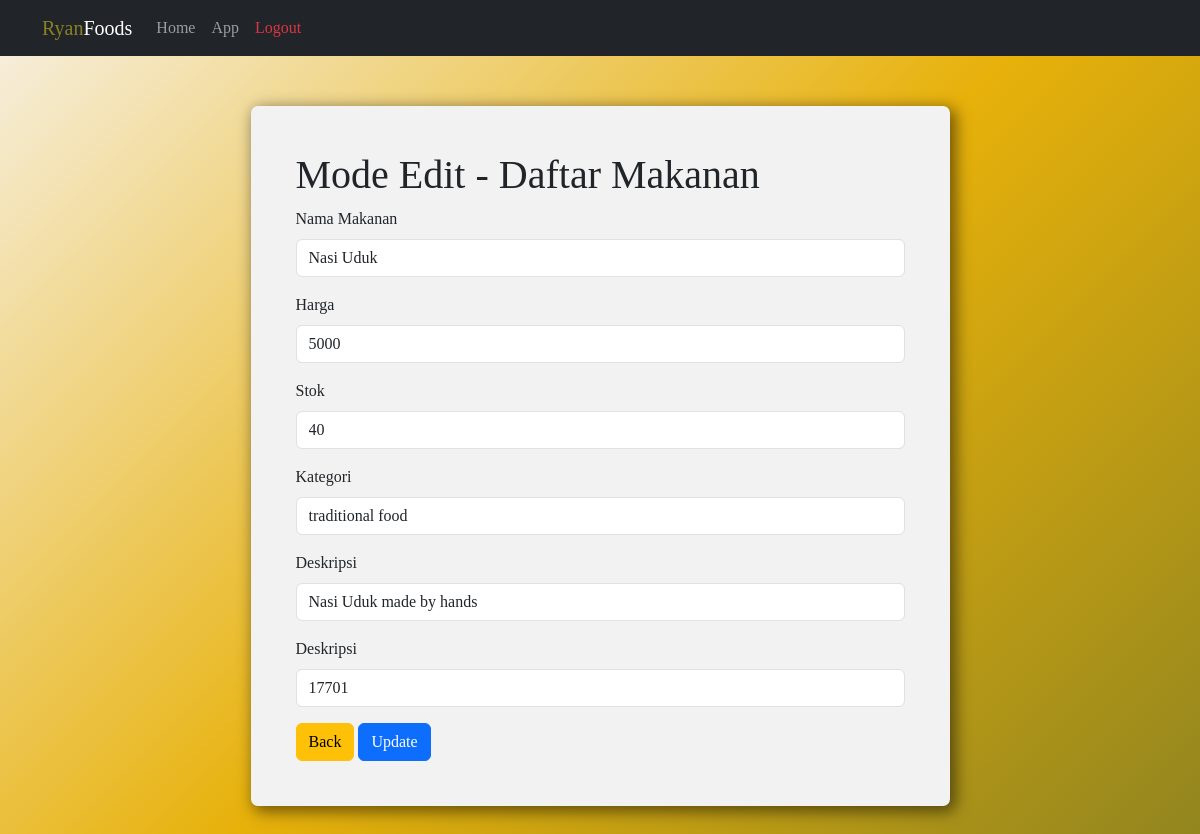
Page /update.php?id=4 on the committed database.
### tables this page shows
CREATE TABLE `ukk_makanan` (
  `id` int(11) NOT NULL,
  `nama_makanan` varchar(50) NOT NULL,
  `harga` int(7) NOT NULL,
  `stok` int(3) NOT NULL,
  `kategori` varchar(255) NOT NULL,
  `deskripsi` varchar(255) NOT NULL,
  `kode_makanan` varchar(13) NOT NULL
);

### update.php (the view, shortened to what this page needs)
<?php
include 'config.php';
if (isset($_GET['id'])) {
    $cid = $_GET['id'];
    $sql = "SELECT * FROM ukk_makanan WHERE id='$cid'";
    $result = $conn->query($sql);
    if ($result) {
        $rows = $result->fetch_all(MYSQLI_ASSOC);
    }
} else {
    header("Location: app.php");
    die("<script>alert('ID not specified')</script>");
}
?>
<!DOCTYPE html>
<html lang="en">
<head>
    <link href="https://cdn.jsdelivr.net/npm/bootstrap@5.3.0/dist/css/bootstrap.min.css" rel="stylesheet"
>
    <link rel="stylesheet" href="style.css">
</head>
<body>
    <?php include 'partials/nav.php' ?>
    <div class="custContainer">
        <div class="edit container">
            <h1>Mode Edit - Daftar Makanan</h1>
            <form action="" method="POST">
                <?php foreach ($rows as $row) { ?>
                    <div class="mb-3">
                        <label for="inputNamaMakanan" class="form-label">Nama Makanan</label>
                        <input type="text" class="form-control" id="inputNamaMakanan" name="nama_makanan"
                            value="<?= $row['nama_makanan'] ?>">
                    </div>
                    <div class="mb-3">
                        <label for="inputHarga" class="form-label">Harga</label>
                        <input type="text" class="form-control" id="inputHarga" name="harga" value="<?= $row['harga'] ?>">
                    </div>
                    <div class="mb-3">
                        <label for="inputStok" class="form-label">Stok</label>
                        <input type="text" class="form-control" id="inputStok" name="stok" value="<?= $row['stok'] ?>">
                    </div>
                    <div class="mb-3">
                        <label for="inputKategori" class="form-label">Kategori</label>
                        <input type="text" class="form-control" id="inputKategori" name="kategori"
                            value="<?= $row['kategori'] ?>">
                    </div>
                    <div class="mb-3">
                        <label for="inputDeskripsi" class="form-label">Deskripsi</label>
                        <input type="text" class="form-control" id="inputDeskripsi" name="deskripsi"
                            value="<?= $row['deskripsi'] ?>">
                    </div>
                    <div class="mb-3">
                        <label for="inputKodeMakanan" class="form-label">Deskripsi</label>
                        <input type="text" class="form-control" id="inputKodeMakanan" name="kode_makanan"
                            value="<?= $row['kode_makanan'] ?>">
                    </div>
                <?php } ?>
                <a href="app.php" class="btn btn-warning">Back</a>
                <input type="submit" class="btn btn-primary" value="Update">
            </form>
        </div>
    </div>
</body>
</html>

### style.css (style rules this page uses)
* { font-family: 'Poppins'; transition: all ease 0.2s o !important; }
body { height: 2000px; background: linear-gradient(135deg, #F7F1E5, #E7B10A, #898121, #4C4B16); }
.custContainer { height: 100vh; display: flex; align-items: center; }
.login, .register, .create, .edit { width: 499px; height: fit-content; background: #f2f2f2; padding: 45px; border-radius: 7px; box-shadow: 4px 4px 15px 2px rgba(0, 0, 0, 0.5); }
.create, .edit { width: 699px; }

### rows in the picture
ukk_makanan: nama_makanan "Nasi Uduk", harga "5000", stok "40", kategori "traditional food", deskripsi "Nasi Uduk made by hands", kode_makanan "17701"
